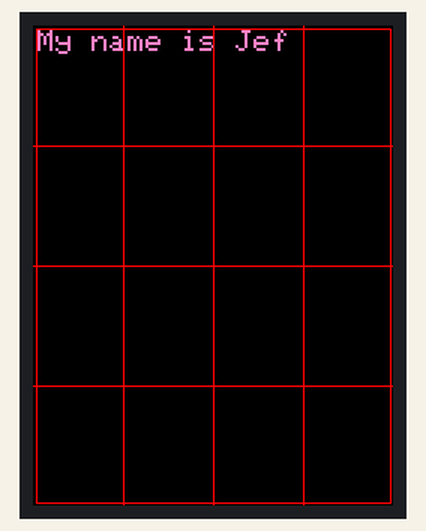
This sketch was run on a simulated Arduino Nano, built with avr-gcc and run on an emulated ATmega328P. On the bench: 240×320 colour display. What the sketch prints to the serial monitor is not drawn.

Above: at 0.3 s.

The sketch:

screen_test_read_value.ino
```cpp
#include "SPI.h"
#include "Adafruit_GFX.h"
#include "Adafruit_ILI9341.h"

// Define pins for the Nano
#define TFT_DC 9
#define TFT_CS 10
#define TFT_RST 8

// Initialize the display using hardware SPI
Adafruit_ILI9341 tft = Adafruit_ILI9341(TFT_CS, TFT_DC, TFT_RST);

void setup() {
  Serial.begin(9600);
  Serial.println("ILI9341 Test");
  tft.begin();

  // Set orientation (0-3)
  tft.setRotation(0);

  // Clear screen
  tft.fillScreen(ILI9341_BLACK);

  // Write "Hello World"
  tft.setCursor(20, 100);       // (x, y) coordinates
  tft.setTextColor(ILI9341_BLACK);
  tft.setTextSize(3);          // Font size 1-5
  tft.println("Hello World!");

  // Write colored text
  tft.setCursor(3, 3);
  tft.setTextColor(ILI9341_PINK);
  tft.setTextSize(2);
  tft.println("My name is Jef");

  // Draw grid
  // horizontal
  tft.drawLine(0, 80, 240, 80, ILI9341_RED);
  tft.drawLine(0, 160, 240, 160, ILI9341_RED);
  tft.drawLine(0, 240, 240, 240, ILI9341_RED);
  // vertical
  tft.drawLine(60, 0, 60, 320, ILI9341_RED);
  tft.drawLine(120, 0, 120, 320, ILI9341_RED);
  tft.drawLine(180, 0, 180, 320, ILI9341_RED);
  //border
  tft.drawLine(2, 2, 2, 318, ILI9341_RED);
  tft.drawLine(2, 318, 238, 318, ILI9341_RED);
  tft.drawLine(238, 2, 238, 318, ILI9341_RED);
  tft.drawLine(238, 2, 2, 2, ILI9341_RED);


}

void loop() {
  // Empty loop
}
```
